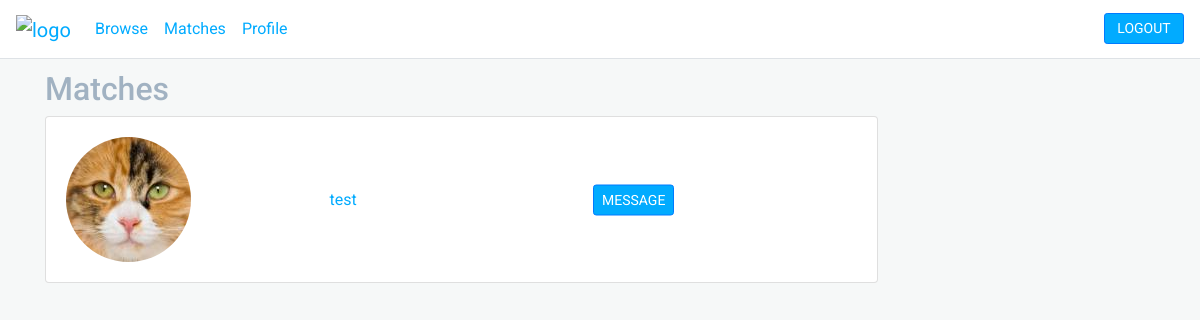
Screenshot of /matches (signed in) with the database file from the repository.
### app/models.py (models this page shows, shortened)
class User(db.Model, UserMixin):
    id = db.Column(db.Integer, primary_key=True)
    username = db.Column(db.String(), unique=True, nullable=False)
    email = db.Column(db.String(), unique=True, nullable=False)
    image = db.Column(db.String(), nullable=False, default='default.jpg')
    password = db.Column(db.String(60))
    posts = db.relationship('Post', backref='author', lazy=True, foreign_keys = 'Post.author_id')
    recieved_posts = db.relationship('Post', backref='recipient', lazy=True, foreign_keys = 'Post.recipient_id')
    roles = db.relationship('Role', backref='user', lazy='dynamic', foreign_keys = 'Role.user_id')

### app/routes.py (the view, shortened to what this page needs)
@app.route('/matches', methods=['GET'])
@login_required
def matches():
    matches = []
    roles = current_user.roles
    for role in roles:
        if role.name == 'mentor':
            skills = role.skills
            for skill in skills:
                if skill.name == 'full-stack':
                    user = get_mentees('full-stack')
                    matches.append(user)
                if skill.name == 'back-end':
                    user = get_mentees('back-end')
                    matches.append(user)
                    matches.append(user)
                if skill.name == 'front-end':
                    user = get_mentees('front-end')
                    matches.append(user)
                    matches.append(user)
    matches = list(set(matches))
    return render_template('matches.html', matches=matches)

### app/models.py (called while the page is built)
@login_manager.user_loader
def load_user(user_id):
    return User.query.get(int(user_id))

### app/routes.py (called while the page is built)
def get_mentees(skill):
    all_users = User.query.all()
    all_users.remove(current_user)
    for user in all_users:
        role_match = user.roles.filter_by(name='mentee').first()
        if role_match:
            skill_match = role_match.skills.filter_by(name=skill).first()
            if skill_match:
                return user

### app/templates/matches.html (shortened to what this page needs)
{% extends 'layout.html' %}
{% block content %}
    <div class="main">
        <h2>Matches</h2>
        {% for user in matches %}
            <div class="card w-75">
                <div class="card-body user-card">
                    <div class="left">
                        <img class="rounded-circle" src="{{ url_for('static', filename='profile_pictures/' + user.image) }}">
                    </div>
                    <div class="middle center">
                        <div class="centered">
                            <p class="card-text"><a href="{{ url_for('profile', username = user.username) }}">{{ user.username }}</a></p>
                        </div>
                    </div>
                    <div class="right center">
                        <div class="centered">
                            <a class="btn btn-primary btn-sm" href="{{ url_for('new_post', username = user.username) }}">MESSAGE</a>
                        </div>
                    </div>
                </div>
            </div>
        {% endfor %}
    </div>
{% endblock content %}

### app/static/main.css (style rules this page uses)
body { font-family: 'Roboto', sans-serif; background-color: #F6F8F8; }
body a { color: #01ABFF; }
.main { margin-top: 70px; }
h2 { color: #A1B2C2 }
.btn-primary, .btn-info { color: white !important; }
.btn-primary { background-color: #01ABFF !important;; }
.card { margin-bottom: 30px; }
.message-card, .user-card { display: flex; }
.left, .right, .middle { flex: 1; }
.center { position: relative; }
.centered { margin: 0; position: absolute; top: 50%; -ms-transform: translateY(-50%); transform: translateY(-50%); }

### rows the page displays
User: image (picture), username "test"
